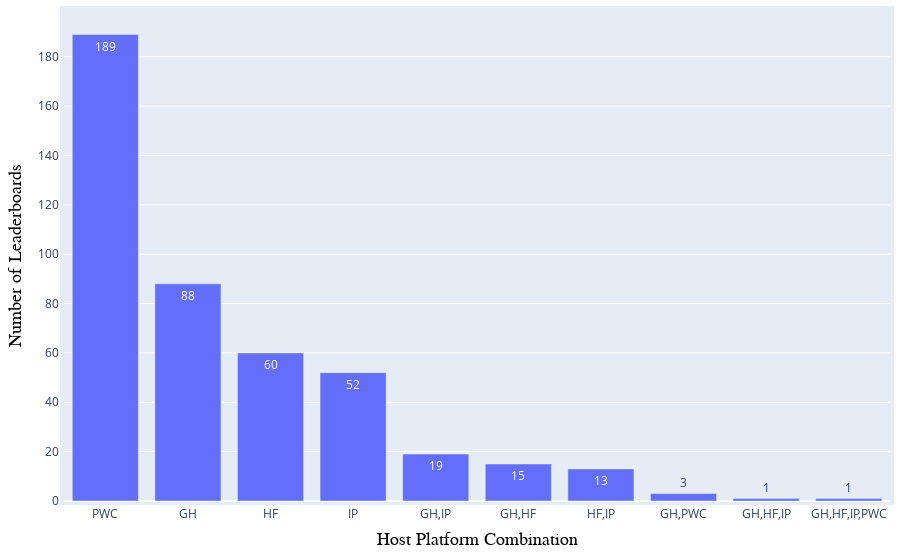

The notebook cell this image was saved under:
### Code cell
df = pd.read_csv(path_meta / 'leaderboard_processed.csv')
df['Platforms'] = df['Platforms'].apply(ast.literal_eval)
df['Platforms'] = df['Platforms'].apply(lambda x: [platform_abbreviation_mapping_inverse[platform] for platform in x])
df['Platforms'] = df['Platforms'].apply(lambda x: ','.join(x).upper())
df = df.explode('Platforms')['Platforms'].value_counts().reset_index(name='Frequency')

fig = px.bar(
    x=df['Platforms'],
    y=df['Frequency'],
    text_auto=True,
    labels={'x': 'Host Platform Combination', 'y': 'Number of Leaderboards'},
)
# Update the layout for a tighter look
fig.update_layout(
    autosize=True,
    margin=dict(
        l=10,  # Left margin
        r=10,  # Right margin
        b=10,  # Bottom margin
        t=10,  # Top margin
        pad=4  # Padding between the plot and the margin
    ),
    xaxis=dict(title_font=dict(size=18, family='Arial, bold', color='black')),  # Bold x-axis label
    yaxis=dict(title_font=dict(size=18, family='Arial, bold', color='black'))   # Bold y-axis label
)
pio.write_image(fig, f'{path_meta}/platform-combo-distribution.pdf')
fig.show()

### Figure 1 — Plotly figure (JSON) as saved in the notebook; plotly's stock layout.template omitted (floating-point values rounded to 4 significant figures)
{"data": [{"alignmentgroup": "True", "hovertemplate": "Host Platform Combination=%{x}<br>Number of Leaderboards=%{y}<extra></extra>", "legendgroup": "", "marker": {"color": "#636efa", "pattern": {"shape": ""}}, "name": "", "offsetgroup": "", "orientation": "v", "showlegend": false, "textposition": "auto", "texttemplate": "%{y}", "type": "bar", "x": ["PWC", "GH", "HF", "IP", "GH,IP", "GH,HF", "HF,IP", "GH,PWC", "GH,HF,IP", "GH,HF,IP,PWC"], "xaxis": "x", "y": [189, 88, 60, 52, 19, 15, 13, 3, 1, 1], "yaxis": "y"}], "layout": {"autosize": true, "barmode": "relative", "legend": {"tracegroupgap": 0}, "margin": {"b": 10, "l": 10, "pad": 4, "r": 10, "t": 10}, "xaxis": {"anchor": "y", "domain": [0, 1], "title": {"font": {"color": "black", "family": "Arial, bold", "size": 18}, "text": "Host Platform Combination"}}, "yaxis": {"anchor": "x", "domain": [0, 1], "title": {"font": {"color": "black", "family": "Arial, bold", "size": 18}, "text": "Number of Leaderboards"}}}}
